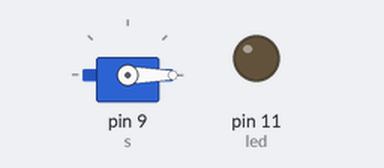
A sketch run on a simulated Arduino Uno, built with avr-gcc and run on an emulated ATmega328P. Shown: servo, output pins drawn as LEDs (lit = HIGH).

Above: at 0.05 s.
At 0.95 s:
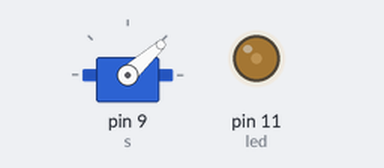
At 1.9 s:
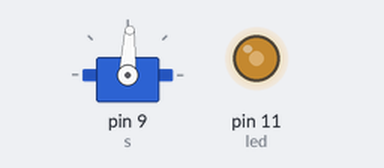
At 3.8 s:
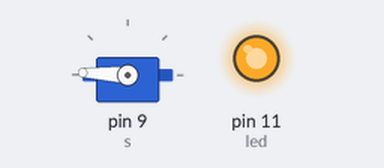
Timing chart, 0 to 8.9 s (numbered marks = the images above):
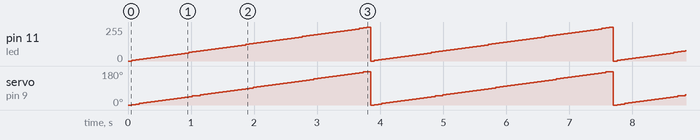

The sketch:

sketch_jan01a.ino
```cpp
#include <Servo.h>

Servo s;

int led = 11;
 int angle;
void setup() {
  // put your setup code here, to run once:
     s.attach(9);
     pinMode(led, OUTPUT);

}

void loop() {
  // put your main code here, to run repeatedly:

  for(int i = 0;i<255;i+=4){

      analogWrite(led,i);

     angle = map(i,0,255,0,180);

      s.write(angle);

      delay (60);

    }


}
```

Measured:
- by itself, pin 11 (led): ramps from 0/255 to 252/255 and jumps back, once every 3.8 s
- by itself, servo on pin 9 (s): ramps from 0° to 177° and jumps back, once every 3.8 s
